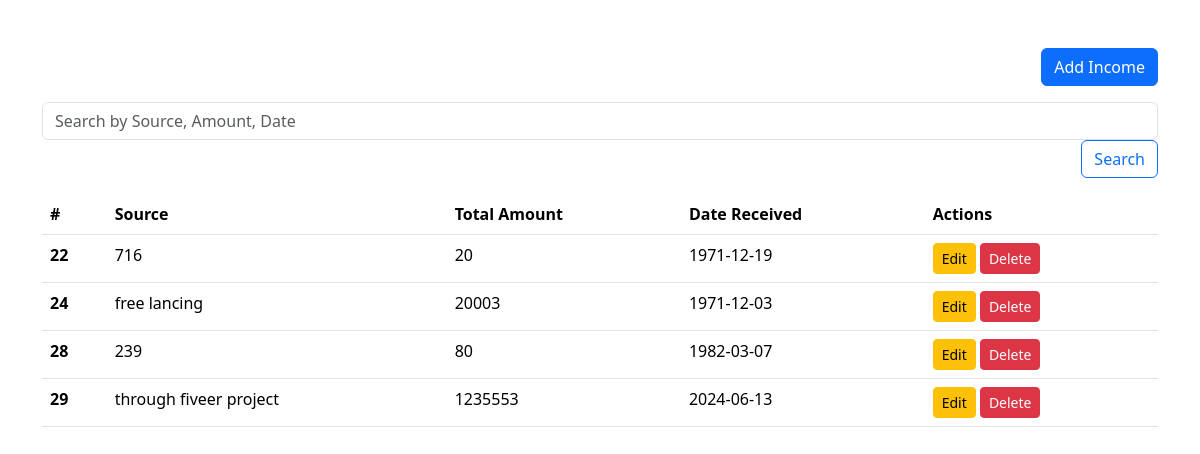
The app's page /income.php with its own data.
### tables this page shows
CREATE TABLE `income` (
  `INCOME_ID` int(11) NOT NULL,
  `USER_ID` int(11) NOT NULL,
  `INCOME_SOURCE` text NOT NULL,
  `TOTAL_AMOUNT` text NOT NULL,
  `DATE_RECEIVED` date NOT NULL
);

### income.php (the view, shortened to what this page needs)
<?php
$servername = "localhost";
$username = "root";
$password = "";
$dbname = "expense_management_system";
$conn = new mysqli($servername, $username, $password, $dbname);
$whereClause = "";
$sql = "SELECT income_id, income_source, total_amount, date_received FROM income" . $whereClause;
$incomes = $conn->query($sql);
?>
<!doctype html>
<html lang="en">
<head>
    <link href="https://cdn.jsdelivr.net/npm/bootstrap@5.3.3/dist/css/bootstrap.min.css" rel="stylesheet">
</head>
<body>
<div class="container mt-5">
    <div class="text-end mb-3">
        <button type="button" class="btn btn-primary" data-bs-toggle="modal" data-bs-target="#incomeModal">Add Income</button>
    </div>
    <div class="text-end mb-3">
        <form method="POST" class="form-inline">
            <div class="form-group">
                <input type="text" class="form-control" name="searchTerm" placeholder="Search by Source, Amount, Date">
                <button type="submit" name="search" class="btn btn-outline-primary">Search</button>
            </div>
        </form>
    </div>
    <table class="table">
        <thead>
            <tr>
                <th scope="col">#</th>
                <th scope="col">Source</th>
                <th scope="col">Total Amount</th>
                <th scope="col">Date Received</th>
                <th scope="col">Actions</th>
            </tr>
        </thead>
        <tbody>
            <?php if ($incomes && $incomes->num_rows > 0): ?>
                <?php while ($row = $incomes->fetch_assoc()): ?>
                    <tr>
                        <th scope="row"><?= $row['income_id'] ?></th>
                        <td><?= $row['income_source'] ?></td>
                        <td><?= $row['total_amount'] ?></td>
                        <td><?= $row['date_received'] ?></td>
                        <td>
                            <button type="button" class="btn btn-warning btn-sm edit-btn" data-bs-toggle="modal" data-bs-target="#editIncomeModal" data-id="<?= $row['income_id'] ?>" data-source="<?= $row['income_source'] ?>" data-total="<?= $row['total_amount'] ?>" data-date="<?= $row['date_received'] ?>">Edit</button>
                            <form method="POST" style="display:inline-block">
                                <button type="submit" name="DeleteIncome" class="btn btn-danger btn-sm">Delete</button>
                            </form>
                        </td>
                    </tr>
                <?php endwhile; ?>
            <?php else: ?>
                <tr>
                    <td colspan="5" class="text-center">No income records found</td>
                </tr>
            <?php endif; ?>
        </tbody>
    </table>
</div>
</body>
</html>

### records on screen
income: INCOME_ID "22", INCOME_SOURCE "716", TOTAL_AMOUNT "20", DATE_RECEIVED "1971-12-19"
income: INCOME_ID "24", INCOME_SOURCE "free lancing", TOTAL_AMOUNT "20003", DATE_RECEIVED "1971-12-03"
income: INCOME_ID "28", INCOME_SOURCE "239", TOTAL_AMOUNT "80", DATE_RECEIVED "1982-03-07"
income: INCOME_ID "29", INCOME_SOURCE "through fiveer project", TOTAL_AMOUNT "1235553", DATE_RECEIVED "2024-06-13"
